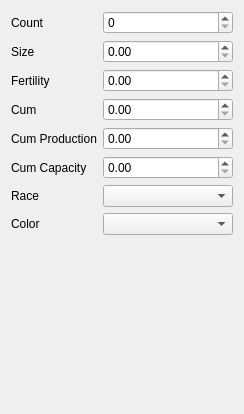
            <widget class="QWidget" name="toolBox_2Page2">
             <property name="geometry">
              <rect>
               <x>0</x>
               <y>0</y>
               <width>244</width>
               <height>414</height>
              </rect>
             </property>
             <attribute name="label">
              <string notr="true">Balls</string>
             </attribute>
             <layout class="QVBoxLayout" name="verticalLayout_3">
              <item>
               <layout class="QFormLayout" name="formLayout_4">
                <item row="1" column="0">
                 <widget class="QLabel" name="label_59">
                  <property name="text">
                   <string notr="true">Count</string>
                  </property>
                 </widget>
                </item>
                <item row="1" column="1">
                 <widget class="QSpinBox" name="ballsCount"/>
                </item>
                <item row="2" column="1">
                 <widget class="QDoubleSpinBox" name="ballsSize"/>
                </item>
                <item row="3" column="1">
                 <widget class="QDoubleSpinBox" name="ballsFer"/>
                </item>
                <item row="2" column="0">
                 <widget class="QLabel" name="label_60">
                  <property name="text">
                   <string notr="true">Size</string>
                  </property>
                 </widget>
                </item>
                <item row="3" column="0">
                 <widget class="QLabel" name="label_61">
                  <property name="text">
                   <string notr="true">Fertility</string>
                  </property>
                 </widget>
                </item>
                <item row="4" column="1">
                 <widget class="QDoubleSpinBox" name="ballsCum"/>
                </item>
                <item row="5" column="1">
                 <widget class="QDoubleSpinBox" name="ballsCumP"/>
                </item>
                <item row="6" column="1">
                 <widget class="QDoubleSpinBox" name="ballsCumC"/>
                </item>
                <item row="4" column="0">
                 <widget class="QLabel" name="label_62">
                  <property name="text">
                   <string notr="true">Cum</string>
                  </property>
                 </widget>
                </item>
                <item row="5" column="0">
                 <widget class="QLabel" name="label_63">
                  <property name="text">
                   <string notr="true">Cum Production</string>
                  </property>
                 </widget>
                </item>
                <item row="6" column="0">
                 <widget class="QLabel" name="label_64">
                  <property name="text">
                   <string notr="true">Cum Capacity</string>
                  </property>
                 </widget>
                </item>
                <item row="7" column="1">
                 <widget class="QComboBox" name="ballsRace"/>
                </item>
                <item row="8" column="1">
                 <widget class="QComboBox" name="ballsCol"/>
                </item>
                <item row="7" column="0">
                 <widget class="QLabel" name="label_65">
                  <property name="text">
                   <string notr="true">Race</string>
                  </property>
                 </widget>
                </item>
                <item row="8" column="0">
                 <widget class="QLabel" name="label_66">
                  <property name="text">
                   <string notr="true">Color</string>
                  </property>
                 </widget>
                </item>
               </layout>
              </item>
             </layout>
            </widget>
